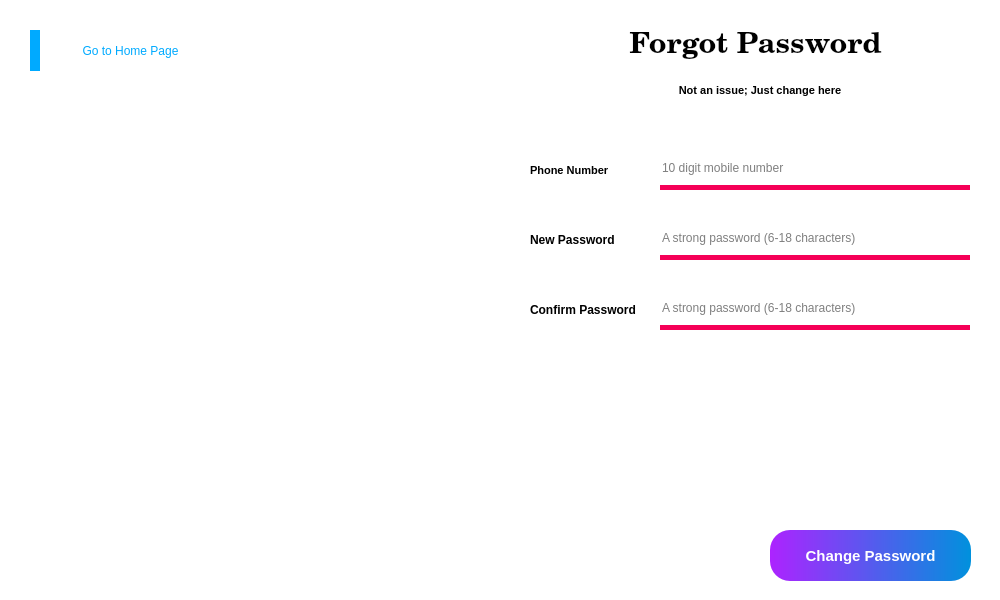
<?xml version="1.0" encoding="UTF-8"?>
<ui version="4.0">
 <class>Form</class>
 <widget class="QWidget" name="Form">
  <property name="geometry">
   <rect>
    <x>0</x>
    <y>0</y>
    <width>1000</width>
    <height>600</height>
   </rect>
  </property>
  <property name="minimumSize">
   <size>
    <width>1000</width>
    <height>600</height>
   </size>
  </property>
  <property name="windowTitle">
   <string>PMS - Forgot Password</string>
  </property>
  <property name="styleSheet">
   <string notr="true">background-color: rgb(255, 255, 255);</string>
  </property>
  <widget class="QLabel" name="label">
   <property name="geometry">
    <rect>
     <x>530</x>
     <y>20</y>
     <width>451</width>
     <height>51</height>
    </rect>
   </property>
   <property name="font">
    <font>
     <family>Century Schoolbook</family>
     <pointsize>22</pointsize>
     <weight>75</weight>
     <bold>true</bold>
    </font>
   </property>
   <property name="text">
    <string>Forgot Password</string>
   </property>
   <property name="alignment">
    <set>Qt::AlignCenter</set>
   </property>
  </widget>
  <widget class="QPushButton" name="pushButton">
   <property name="geometry">
    <rect>
     <x>30</x>
     <y>30</y>
     <width>191</width>
     <height>41</height>
    </rect>
   </property>
   <property name="font">
    <font>
     <pointsize>9</pointsize>
     <weight>50</weight>
     <bold>false</bold>
    </font>
   </property>
   <property name="styleSheet">
    <string notr="true">border: none;
border-left: 10px solid rgb(0, 170, 255);
color: rgb(0, 170, 255);</string>
   </property>
   <property name="text">
    <string>Go to Home Page</string>
   </property>
  </widget>
  <widget class="QLabel" name="label_5">
   <property name="geometry">
    <rect>
     <x>530</x>
     <y>220</y>
     <width>130</width>
     <height>40</height>
    </rect>
   </property>
   <property name="font">
    <font>
     <weight>75</weight>
     <bold>true</bold>
    </font>
   </property>
   <property name="text">
    <string>New Password</string>
   </property>
  </widget>
  <widget class="QLabel" name="label_4">
   <property name="geometry">
    <rect>
     <x>530</x>
     <y>150</y>
     <width>130</width>
     <height>40</height>
    </rect>
   </property>
   <property name="font">
    <font>
     <pointsize>8</pointsize>
     <weight>75</weight>
     <bold>true</bold>
    </font>
   </property>
   <property name="text">
    <string>Phone Number</string>
   </property>
  </widget>
  <widget class="QLabel" name="label_3">
   <property name="geometry">
    <rect>
     <x>530</x>
     <y>70</y>
     <width>460</width>
     <height>40</height>
    </rect>
   </property>
   <property name="font">
    <font>
     <pointsize>8</pointsize>
     <weight>75</weight>
     <bold>true</bold>
    </font>
   </property>
   <property name="text">
    <string>Not an issue; Just change here</string>
   </property>
   <property name="alignment">
    <set>Qt::AlignCenter</set>
   </property>
  </widget>
  <widget class="QLineEdit" name="lineEdit_3">
   <property name="geometry">
    <rect>
     <x>660</x>
     <y>220</y>
     <width>310</width>
     <height>40</height>
    </rect>
   </property>
   <property name="font">
    <font>
     <pointsize>9</pointsize>
    </font>
   </property>
   <property name="styleSheet">
    <string notr="true">border: none;
border-bottom: 5px solid rgb(245, 0, 87);</string>
   </property>
   <property name="maxLength">
    <number>18</number>
   </property>
   <property name="echoMode">
    <enum>QLineEdit::Password</enum>
   </property>
   <property name="placeholderText">
    <string>A strong password (6-18 characters)</string>
   </property>
  </widget>
  <widget class="QPushButton" name="pushButton_2">
   <property name="geometry">
    <rect>
     <x>770</x>
     <y>530</y>
     <width>201</width>
     <height>51</height>
    </rect>
   </property>
   <property name="font">
    <font>
     <pointsize>11</pointsize>
     <weight>75</weight>
     <bold>true</bold>
    </font>
   </property>
   <property name="styleSheet">
    <string notr="true">background-color: qlineargradient(spread:pad, x1:0, y1:0, x2:1, y2:0, stop:0 rgba(173, 35, 255, 255), stop:1 rgba(0, 145, 221, 255));
color: rgb(255, 255, 255);
border-radius: 20px;</string>
   </property>
   <property name="text">
    <string>Change Password</string>
   </property>
  </widget>
  <widget class="QLabel" name="label_2">
   <property name="geometry">
    <rect>
     <x>0</x>
     <y>100</y>
     <width>470</width>
     <height>470</height>
    </rect>
   </property>
   <property name="text">
    <string/>
   </property>
   <property name="pixmap">
    <pixmap>../images/forgot password.png</pixmap>
   </property>
   <property name="scaledContents">
    <bool>true</bool>
   </property>
  </widget>
  <widget class="QLineEdit" name="lineEdit_2">
   <property name="geometry">
    <rect>
     <x>660</x>
     <y>150</y>
     <width>310</width>
     <height>40</height>
    </rect>
   </property>
   <property name="font">
    <font>
     <pointsize>9</pointsize>
    </font>
   </property>
   <property name="styleSheet">
    <string notr="true">border: none;
border-bottom: 5px solid rgb(245, 0, 87);</string>
   </property>
   <property name="maxLength">
    <number>10</number>
   </property>
   <property name="placeholderText">
    <string>10 digit mobile number</string>
   </property>
  </widget>
  <widget class="QLabel" name="label_8">
   <property name="geometry">
    <rect>
     <x>530</x>
     <y>290</y>
     <width>130</width>
     <height>40</height>
    </rect>
   </property>
   <property name="font">
    <font>
     <weight>75</weight>
     <bold>true</bold>
    </font>
   </property>
   <property name="text">
    <string>Confirm Password</string>
   </property>
  </widget>
  <widget class="QLineEdit" name="lineEdit_4">
   <property name="geometry">
    <rect>
     <x>660</x>
     <y>290</y>
     <width>310</width>
     <height>40</height>
    </rect>
   </property>
   <property name="font">
    <font>
     <pointsize>9</pointsize>
    </font>
   </property>
   <property name="styleSheet">
    <string notr="true">border: none;
border-bottom: 5px solid rgb(245, 0, 87);</string>
   </property>
   <property name="maxLength">
    <number>18</number>
   </property>
   <property name="echoMode">
    <enum>QLineEdit::Password</enum>
   </property>
   <property name="placeholderText">
    <string>A strong password (6-18 characters)</string>
   </property>
  </widget>
 </widget>
 <resources/>
 <connections/>
</ui>
